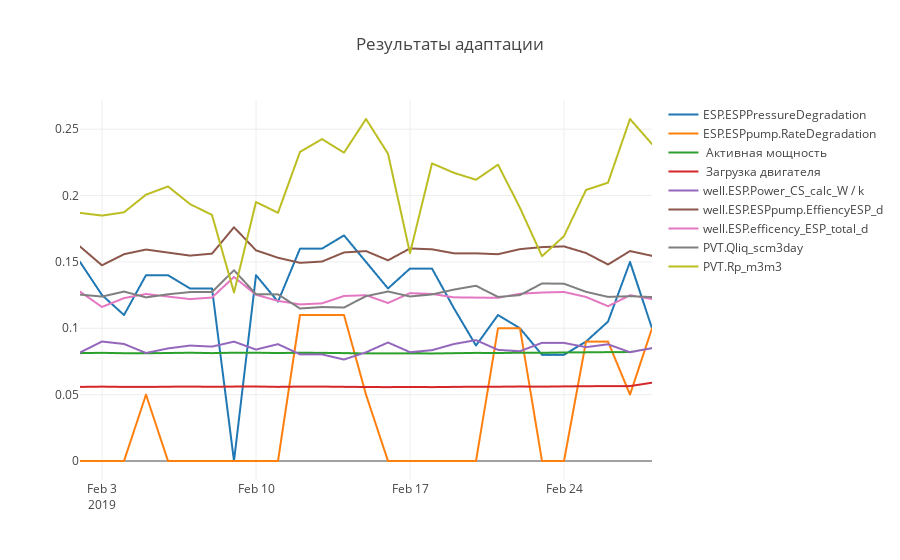

Notebook code for this chart:
### Code cell
name_trace1 = all_data.columns[13]
trace1 = go.Scattergl(
    x = all_data.index,
    y = all_data[name_trace1] ,
    name = name_trace1,
    mode = 'lines'
)
print(str(3) + " - " + name_trace1)

name_trace2 = all_data.columns[14]
trace2 = go.Scattergl(
    x = all_data.index,
    y = all_data[name_trace2] ,
    name = name_trace2,
    mode = 'lines'
)
print(str(94) + " - " + name_trace2)

name_trace3 = all_data.columns[79]
trace3 = go.Scattergl(
    x = all_data.index,
    y = all_data[name_trace3] /1000,
    name = name_trace3,
    mode = 'lines'
)
print(str(79) + " - " + name_trace3)

name_trace4 = all_data.columns[82]
trace4 = go.Scattergl(
    x = all_data.index,
    y = all_data[name_trace4] / 1000,
    name = name_trace4,
    mode = 'lines'
)
print(str(82) + " - " + name_trace4)

name_trace5 = all_data.columns[31]
trace5 = go.Scattergl(
    x = all_data.index,
    y = all_data[name_trace5] / 1000,
    name = name_trace5,
    mode = 'lines'
)
print(str(31) + " - " + name_trace5)

name_trace6 = all_data.columns[22]
trace6 = go.Scattergl(
    x = all_data.index,
    y = all_data[name_trace6] ,
    name = name_trace6,
    mode = 'lines'
)
print(str(22) + " - " + name_trace6)

name_trace7 = all_data.columns[23]
trace7 = go.Scattergl(
    x = all_data.index,
    y = all_data[name_trace7]  ,
    name = name_trace7,
    mode = 'lines'
)
print(str(23) + " - " + name_trace7)

name_trace8 = all_data.columns[3]
trace8 = go.Scattergl(
    x = all_data.index,
    y = all_data[name_trace8] / 1000,
    name = name_trace8,
    mode = 'lines'
)
print(str(3) + " - " + name_trace8)

name_trace9 = all_data.columns[5]
trace9 = go.Scattergl(
    x = all_data.index,
    y = all_data[name_trace9] / 100,
    name = name_trace9,
    mode = 'lines'
)
print(str(5) + " - " + name_trace9)


data = [trace1, trace2, trace3, trace4, trace5, trace6, trace7, trace8, trace9]


layout = dict(title = 'Результаты адаптации'
             )

fig = dict(data=data, layout=layout)

iplot(fig, filename='basic-scatter')
